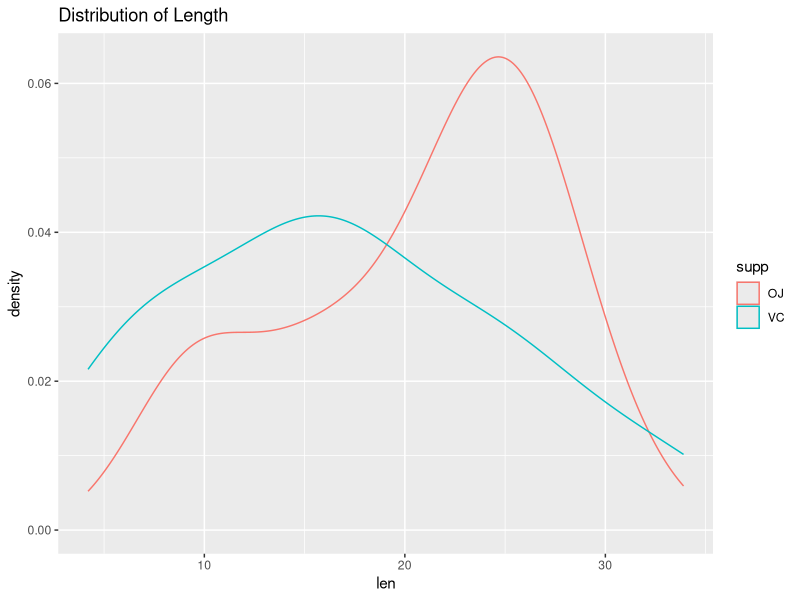
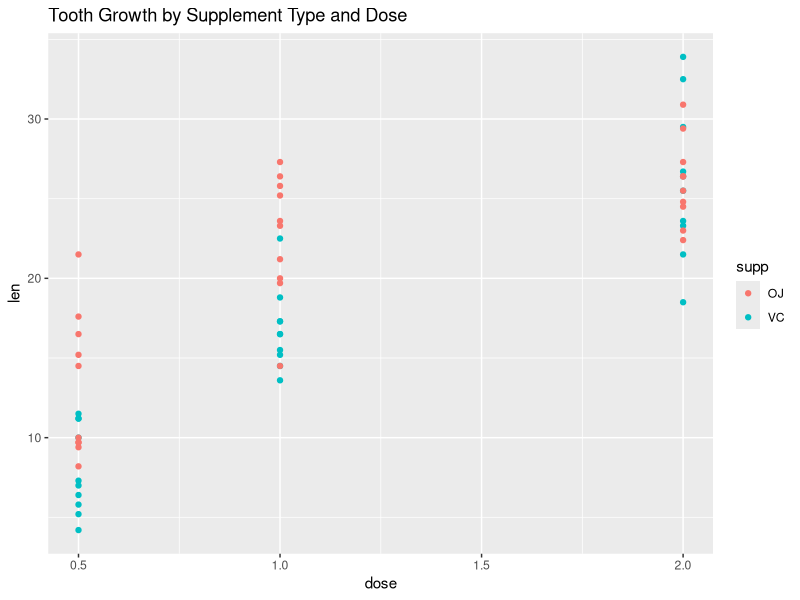

Write the R code that produced these figures, in order.
## ---- chunk 1
knitr::opts_chunk$set(echo = TRUE)
## ---- chunk 2

tooth <- ToothGrowth

str(tooth)

## ---- chunk 3

nrow(tooth)

## ---- chunk 4

summary(tooth)

## ---- chunk 5

table(tooth$supp, tooth$dose)

## ---- chunk 6

cor(tooth$len, tooth$dose)

## ---- chunk 7

library(ggplot2)
ggplot(tooth, aes(len, colour = supp)) +
  geom_density() + 
  labs(title = "Distribution of Length")

## ---- chunk 8

ggplot(data=tooth, aes(x=dose, y=len, group=supp, colour=supp)) +
    geom_point() + 
    labs(title = "Tooth Growth by Supplement Type and Dose")

## ---- chunk 9

t.test(tooth$len ~ tooth$supp)

